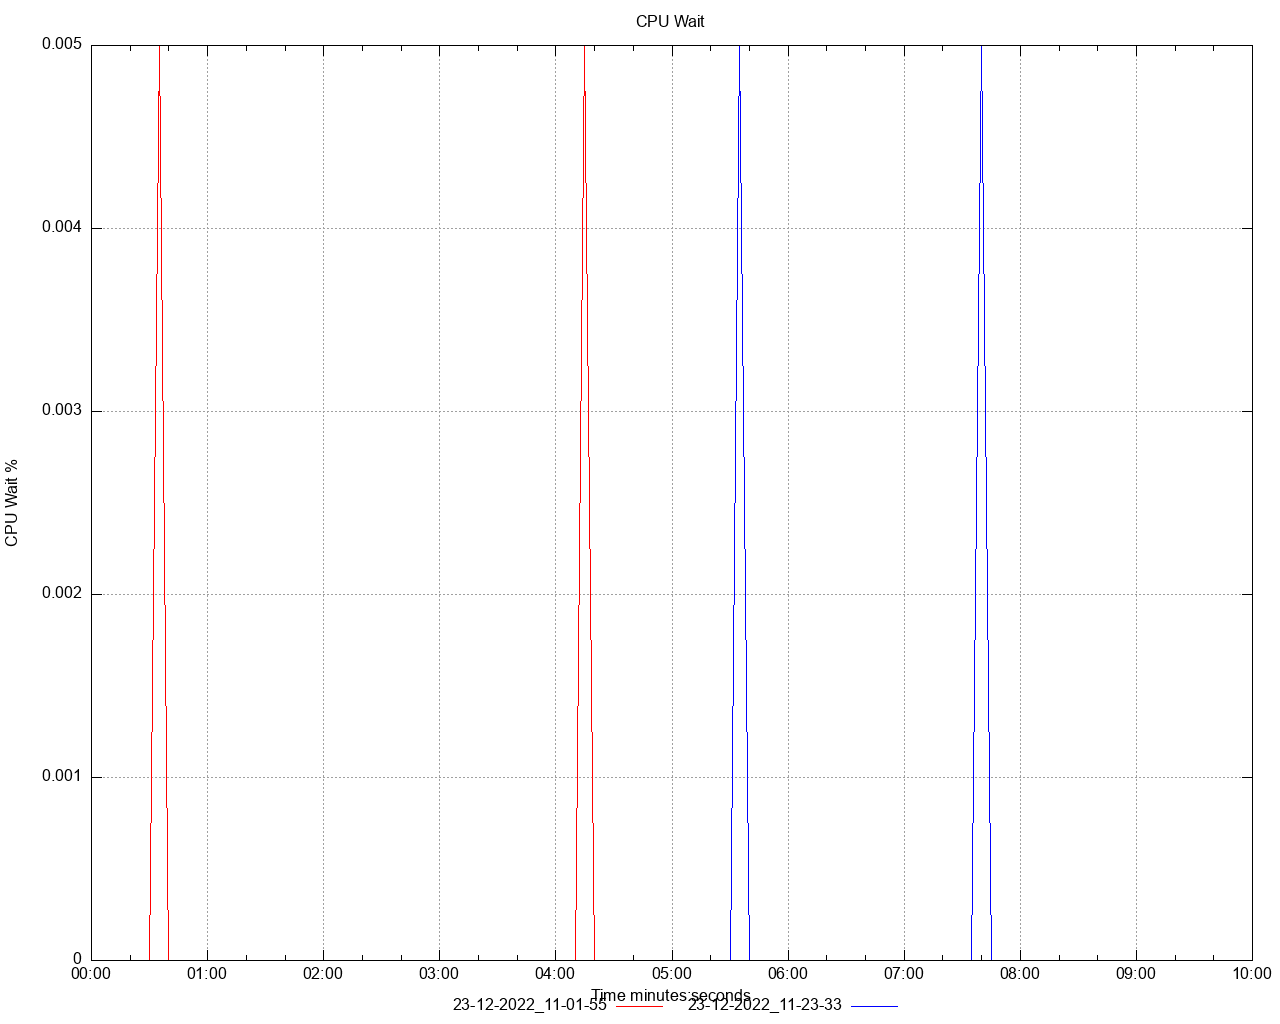

gnuplot code for this plot:
set title 'CPU Wait' noenhanced
set style data lines
set datafile separator ","
set terminal png size 1280,1024
set grid
set key below
set xdata time
set timefmt "%s"
offset = 0
t0(x)=(offset=($0==0) ? x : offset, x - offset)
set xlabel 'Time minutes:seconds'
set ylabel 'CPU Wait %'
set output '/Users/ahmet.mircik/Workspace/python/hazelcast-simulator/offload-benchmarks/report/dstat/cpu_wait_A2.png'
plot \
   '/Users/ahmet.mircik/Workspace/python/hazelcast-simulator/offload-benchmarks/report/data/cpu_wait_A2_1.data' using (t0(timecolumn(1))):2 title "23-12-2022_11-01-55" noenhanced lt rgb "red", \
   '/Users/ahmet.mircik/Workspace/python/hazelcast-simulator/offload-benchmarks/report/data/cpu_wait_A2_2.data' using (t0(timecolumn(1))):2 title "23-12-2022_11-23-33" noenhanced lt rgb "blue", \
